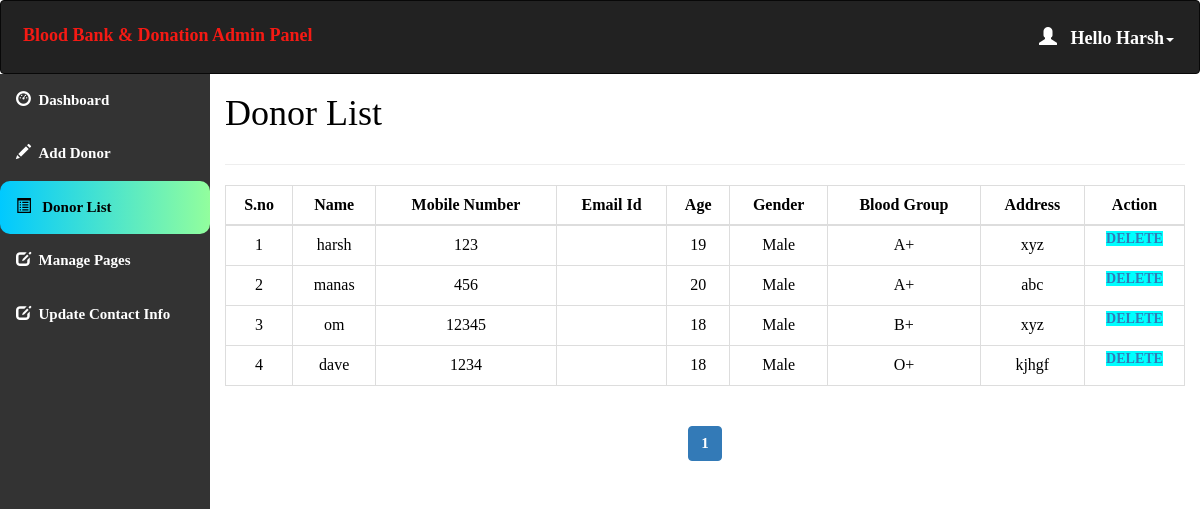
The page /admin/donor_list.php (signed in) on the database its author committed.
### tables this page shows
CREATE TABLE `donor_details` (
  `donor_id` int(11) NOT NULL,
  `donor_name` varchar(50) NOT NULL,
  `donor_number` varchar(10) NOT NULL,
  `donor_mail` varchar(50) DEFAULT NULL,
  `donor_age` int(60) NOT NULL,
  `donor_gender` varchar(10) NOT NULL,
  `donor_blood` varchar(10) NOT NULL,
  `donor_address` varchar(100) NOT NULL
);

CREATE TABLE `blood` (
  `blood_id` int(11) NOT NULL,
  `blood_group` varchar(10) NOT NULL
);

### admin/donor_list.php (the view, shortened to what this page needs)
<html>
<head>
  <link rel="stylesheet" href="https://maxcdn.bootstrapcdn.com/bootstrap/3.4.1/css/bootstrap.min.css">
</head>
<?php
include 'conn.php';
  if (isset($_SESSION['loggedin']) && $_SESSION['loggedin'] == true) {
  ?>
<body style="color:black">
<div id="header">
<?php include 'header.php';
?>
</div>
<div id="sidebar">
<?php $active="list"; include 'sidebar.php'; ?>
</div>
<div id="content" >
  <div class="content-wrapper">
    <div class="container-fluid">
      <div class="row">
        <div class="col-md-12 lg-12 sm-12">
          <h1 class="page-title">Donor List</h1>
        </div>
      </div>
      <hr>
      <?php
        include 'conn.php';
        $limit = 10;
        if(isset($_GET['page'])){
          $page = $_GET['page'];
        }else{
          $page = 1;
        }
        $offset = ($page - 1) * $limit;
        $count=$offset+1;
        $sql= "select * from donor_details join blood where donor_details.donor_blood=blood.blood_id LIMIT {$offset},{$limit}";
        $result=mysqli_query($conn,$sql);
        if(mysqli_num_rows($result)>0)   {
       ?>
       <div class="table-responsive">
      <table class="table table-bordered" style="text-align:center">
          <thead style="text-align:center">
          <th style="text-align:center">S.no</th>
          <th style="text-align:center">Name</th>
          <th style="text-align:center">Mobile Number</th>
          <th style="text-align:center">Email Id</th>
          <th style="text-align:center">Age</th>
          <th style="text-align:center">Gender</th>
          <th style="text-align:center">Blood Group</th>
          <th style="text-align:center">Address</th>
          <th style="text-align:center">Action</th>
          </thead>
          <tbody>
            <?php
            while($row = mysqli_fetch_assoc($result)) { ?>
          <tr>
                  <td><?php echo $count++; ?></td>
                  <td><?php echo $row['donor_name']; ?></td>
                  <td><?php echo $row['donor_number']; ?></td>
                  <td><?php echo $row['donor_mail']; ?></td>
                  <td><?php echo $row['donor_age']; ?></td>
                  <td><?php echo $row['donor_gender']; ?></td>
                    <td><?php echo $row['blood_group']; ?></td>
                    <td><?php echo $row['donor_address']; ?></td>
                    <td id="he" style="width:100px">
                    <a style="background-color:aqua" href='delete.php?id=<?php echo $row['donor_id']; ?>'> Delete </a>
                </td>
              </tr>
            <?php } ?>
          </tbody>
      </table>
    </div>
    <?php } ?>
<div class="table-responsive"style="text-align:center;align:center">
    <?php
    $sql1 = "SELECT * FROM donor_details";
    $result1 = mysqli_query($conn, $sql1) or die("Query Failed.");
    if(mysqli_num_rows($result1) > 0){
      $total_records = mysqli_num_rows($result1);
      $total_page = ceil($total_records / $limit);
      echo '<ul class="pagination admin-pagination">';
      for($i = 1; $i <= $total_page; $i++){
        if($i == $page){
          $active = "active";
        }else{
          $active = "";
        }
        echo '<li class="'.$active.'"><a href="donor_list.php?page='.$i.'">'.$i.'</a></li>';
      }
      echo '</ul>';
    }
    ?>
  </div>
  </div>
</div>
</div>
   <?php }
    ?>
</body>
</html>

### admin/header.php (shortened to what this page needs)
<!DOCTYPE html>
<html>
<head>
  <link rel="stylesheet" href="https://maxcdn.bootstrapcdn.com/bootstrap/3.4.1/css/bootstrap.min.css">
</head>
<body>
<nav class="navbar navbar-inverse">
  <div class="container-fluid">
    <div class="navbar-header">
      <a class="navbar-brand" id="qq" href="dashboard.php" style="color:#F51A14;">Blood Bank & Donation Admin Panel</a>
    </div>
    <ul class="nav navbar-nav navbar-right">
      <li class="dropdown"><a class="dropdown-toggle" id="qw" data-toggle="dropdown" href="#" style="font-weight:bold;color:white "> <span class="glyphicon glyphicon-user"></span>&nbsp&nbsp
        <?php
        include 'conn.php';
        $username=$_SESSION['username'];
        $sql="select * from admin_info where admin_username='$username'";
        $result=mysqli_query($conn,$sql) or die("query failed.");
        $row=mysqli_fetch_assoc($result);
        echo "Hello ".$row['admin_name'];
       ?><span class="caret"></span></a>
    </li>
    </ul>
  </div>
</nav>
</body></html>

### admin/sidebar.php (shortened to what this page needs)
<!DOCTYPE html>
<html>
<head>
    <link rel="stylesheet" href="https://maxcdn.bootstrapcdn.com/bootstrap/3.4.0/css/bootstrap.min.css">
</head>
<body>
<div class="sidebar" ><b>
  <a href="dashboard.php"   <?php if($active=='dashboard') echo "class='act'"; ?>><span class="glyphicon glyphicon-dashboard"></span>&nbsp&nbspDashboard</a>
  <a href="add_donor.php"   <?php if($active=='add') echo "class='act'"; ?>><span class="glyphicon glyphicon-pencil"></span>&nbsp&nbspAdd Donor</a>
  <a href="donor_list.php"   <?php if($active=='list') echo "class='act'"; ?>><span class="glyphicon glyphicon-list-alt"></span>&nbsp&nbsp Donor List</a>
    <a href="pages.php"   <?php if($active=='pages') echo "class='act'"; ?>><span class="glyphicon glyphicon-edit"></span>&nbsp&nbspManage Pages</a>
  <a href="update_contact.php"   <?php if($active=='contact') echo "class='act'"; ?>><span class="glyphicon glyphicon-edit"></span>&nbsp&nbspUpdate Contact Info</a>
</div>

### admin/donor_list.php (style rules this page uses)
#sidebar { position:relative;margin-top:-20px }
#content { position:relative;margin-left:210px }
#he { font-size: 14px; font-weight: 600; text-transform: uppercase; padding: 3px 7px; color: #fff; text-decoration: none; border-radius: 3px; align:center }

### admin/header.php (style rules this page uses)
.navbar { background-color: #333333 ; padding: 10px 10px; color:#FF0404 ; }
.navbar a { float: left; color: white; text-align: center; padding: 12px; text-decoration: none; font-size: 18px; line-height: 25px; }
.navbar-brand { font-size: 25px; font-weight: bold; }
.navbar a { float: none; display: block; text-align: left; }
.navbar-right { float: none; }

### admin/sidebar.php (style rules this page uses)
body { margin: 0; font-family: 'Averia Gruesa Libre';font-size: 15px; color:#F8F9F9; }
.sidebar { margin: 0; padding: 0; width: 210px; background-color: #333333; position: fixed; height: 100%; overflow: auto; }
.sidebar a { display: block; color: white; padding: 16px; text-decoration: none; }
a.act { background: linear-gradient(to right, #00C9FF 0%, #92FE9D 100%); color: black; border-radius:10px; }

### rows shown on the page
donor_details: donor_name "harsh", donor_number "123", donor_age "19", donor_gender "Male", blood.blood_group "A+", donor_address "xyz"
donor_details: donor_name "manas", donor_number "456", donor_age "20", donor_gender "Male", blood.blood_group "A+", donor_address "abc"
donor_details: donor_name "om", donor_number "12345", donor_age "18", donor_gender "Male", blood.blood_group "B+", donor_address "xyz"
donor_details: donor_name "dave", donor_number "1234", donor_age "18", donor_gender "Male", blood.blood_group "O+", donor_address "kjhgf"

### other values the page prints
$row['admin_name'] "Harsh"
